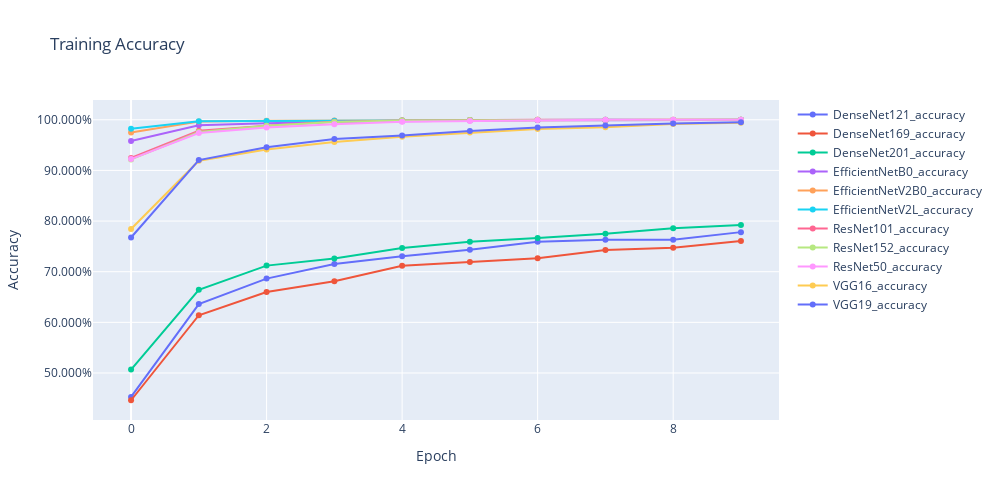

Here is the notebook cell this chart was saved with:
### Code cell
plot_accuracy(accuracy_df, 'Training Accuracy')

### Figure 1 — Plotly figure (JSON) as saved in the notebook; plotly's stock layout.template omitted (floating-point values rounded to 4 significant figures)
{"data": [{"mode": "lines+markers", "name": "DenseNet121_accuracy", "type": "scatter", "x": [0, 1, 2, 3, 4, 5, 6, 7, 8, 9], "y": [0.4527, 0.6361, 0.6863, 0.7152, 0.7306, 0.7432, 0.7589, 0.7631, 0.7629, 0.7781]}, {"mode": "lines+markers", "name": "DenseNet169_accuracy", "type": "scatter", "x": [0, 1, 2, 3, 4, 5, 6, 7, 8, 9], "y": [0.4462, 0.614, 0.6598, 0.6812, 0.7117, 0.7193, 0.7267, 0.7428, 0.7474, 0.7608]}, {"mode": "lines+markers", "name": "DenseNet201_accuracy", "type": "scatter", "x": [0, 1, 2, 3, 4, 5, 6, 7, 8, 9], "y": [0.5068, 0.6644, 0.712, 0.7259, 0.7469, 0.7589, 0.7663, 0.7749, 0.7857, 0.7922]}, {"mode": "lines+markers", "name": "EfficientNetB0_accuracy", "type": "scatter", "x": [0, 1, 2, 3, 4, 5, 6, 7, 8, 9], "y": [0.9579, 0.9892, 0.9932, 0.9962, 0.997, 0.9984, 0.9992, 0.9992, 0.9993, 0.9994]}, {"mode": "lines+markers", "name": "EfficientNetV2B0_accuracy", "type": "scatter", "x": [0, 1, 2, 3, 4, 5, 6, 7, 8, 9], "y": [0.9749, 0.9965, 0.9982, 0.9985, 0.999, 0.9996, 0.9998, 0.9996, 0.9997, 0.9999]}, {"mode": "lines+markers", "name": "EfficientNetV2L_accuracy", "type": "scatter", "x": [0, 1, 2, 3, 4, 5, 6, 7, 8, 9], "y": [0.9823, 0.9968, 0.9974, 0.9981, 0.9986, 0.9996, 0.9994, 0.9998, 0.9994, 0.9998]}, {"mode": "lines+markers", "name": "ResNet101_accuracy", "type": "scatter", "x": [0, 1, 2, 3, 4, 5, 6, 7, 8, 9], "y": [0.9244, 0.9785, 0.9883, 0.9959, 0.9983, 0.9994, 0.9999, 1, 1, 1]}, {"mode": "lines+markers", "name": "ResNet152_accuracy", "type": "scatter", "x": [0, 1, 2, 3, 4, 5, 6, 7, 8, 9], "y": [0.9216, 0.9758, 0.9883, 0.9956, 0.9986, 0.9993, 0.9999, 0.9998, 1, 1]}, {"mode": "lines+markers", "name": "ResNet50_accuracy", "type": "scatter", "x": [0, 1, 2, 3, 4, 5, 6, 7, 8, 9], "y": [0.9223, 0.9738, 0.9846, 0.9912, 0.9959, 0.9977, 0.9996, 1, 0.9999, 1]}, {"mode": "lines+markers", "name": "VGG16_accuracy", "type": "scatter", "x": [0, 1, 2, 3, 4, 5, 6, 7, 8, 9], "y": [0.7842, 0.919, 0.9412, 0.9562, 0.9666, 0.9748, 0.9818, 0.9851, 0.9914, 0.9943]}, {"mode": "lines+markers", "name": "VGG19_accuracy", "type": "scatter", "x": [0, 1, 2, 3, 4, 5, 6, 7, 8, 9], "y": [0.7675, 0.9204, 0.9456, 0.962, 0.9687, 0.978, 0.9845, 0.9885, 0.9927, 0.9951]}], "layout": {"height": 500, "title": {"text": "Training Accuracy"}, "width": 1000, "xaxis": {"title": {"text": "Epoch"}}, "yaxis": {"tickformat": ".3%", "title": {"text": "Accuracy"}}}}
